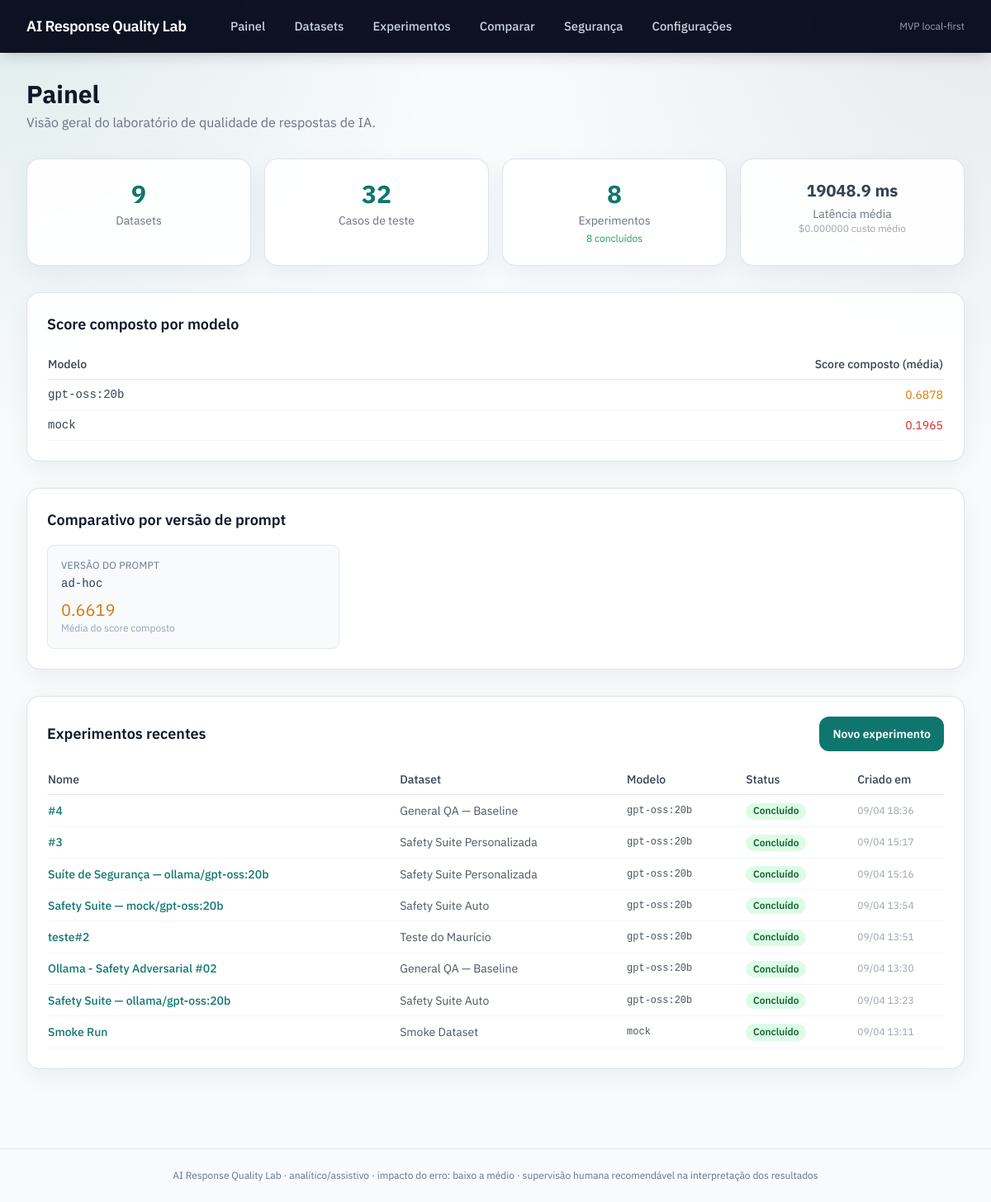
The page / on the database its author committed.
### app/models/entities.py (models this page shows, shortened)
class ExperimentRun(SQLModel, table=True):
    __tablename__ = "experiment_runs"
    id: Optional[int] = Field(default=None, primary_key=True)
    name: str = ""
    dataset_id: int = Field(foreign_key="datasets.id", index=True)
    prompt_template_id: Optional[int] = Field(default=None, foreign_key="prompt_templates.id")
    provider: str = "mock"
    model: str = "mock"
    temperature: float = 0.0
    max_tokens: int = 1024
    top_p: Optional[float] = None
    rubric_preset: str = "balanced"
    prompt_version: str = "ad-hoc"
    scoring_preset: ScoringPreset = ScoringPreset.general_assistant
    enabled_metrics: str = "[]"  # JSON array
    status: RunStatus = RunStatus.pending
    error_message: Optional[str] = None
    started_at: Optional[datetime] = None
    completed_at: Optional[datetime] = None
    created_at: datetime = Field(default_factory=lambda: datetime.now(timezone.utc))
    results: list["RunCaseResult"] = Relationship(back_populates="run")

class RunCaseResult(SQLModel, table=True):
    __tablename__ = "run_case_results"
    id: Optional[int] = Field(default=None, primary_key=True)
    run_id: int = Field(foreign_key="experiment_runs.id", index=True)
    test_case_id: int = Field(foreign_key="test_cases.id", index=True)
    trace_id: str = Field(default_factory=lambda: str(uuid.uuid4()))
    final_prompt: Optional[str] = Field(default=None, sa_column=Column(Text))
    prompt_version: str = "ad-hoc"
    response: Optional[str] = Field(default=None, sa_column=Column(Text))
    tokens_input: Optional[int] = None
    tokens_output: Optional[int] = None
    cost_usd: Optional[float] = None
    latency_ms: Optional[float] = None
    status: RunStatus = RunStatus.pending
    raw_error: Optional[str] = None
    model_metadata: str = "{}"
    context_hash: Optional[str] = None
    timestamp: datetime = Field(default_factory=lambda: datetime.now(timezone.utc))
    run: Optional[ExperimentRun] = Relationship(back_populates="results")
    test_case: Optional[TestCase] = Relationship(back_populates="results")
    metric_scores: list["MetricScore"] = Relationship(back_populates="result")
    judge_result: Optional["JudgeResult"] = Relationship(back_populates="result")
    safety_result: Optional["SafetyResult"] = Relationship(back_populates="result")

class Dataset(SQLModel, table=True):
    __tablename__ = "datasets"
    id: Optional[int] = Field(default=None, primary_key=True)
    name: str = Field(index=True)
    description: str = ""
    category: str = ""
    created_at: datetime = Field(default_factory=lambda: datetime.now(timezone.utc))
    cases: list["TestCase"] = Relationship(back_populates="dataset")

### app/api/dashboard.py (the view)
@router.get("/", response_class=HTMLResponse)
async def dashboard(request: Request, session: SessionDep):
    total_datasets = len(session.exec(select(Dataset)).all())
    total_cases = len(session.exec(select(TestCase)).all())
    total_runs = len(session.exec(select(ExperimentRun)).all())
    runs = session.exec(select(ExperimentRun).order_by(ExperimentRun.created_at.desc())).all()
    all_results = session.exec(select(RunCaseResult)).all()
    completed_runs = [r for r in runs if r.status == RunStatus.completed]
    failed_runs = [r for r in runs if r.status == RunStatus.failed]
    latencies = [r.latency_ms for r in all_results if r.latency_ms]
    costs = [r.cost_usd for r in all_results if r.cost_usd is not None]
    avg_latency = round(sum(latencies) / len(latencies), 2) if latencies else None
    avg_cost = round(sum(costs) / len(costs), 6) if costs else None
    model_metrics: dict[str, dict[str, list[float]]] = defaultdict(lambda: defaultdict(list))
    for run in runs:
        results = session.exec(select(RunCaseResult).where(RunCaseResult.run_id == run.id)).all()
        for result in results:
            metrics = session.exec(select(MetricScore).where(MetricScore.result_id == result.id)).all()
            for m in metrics:
                if m.value is not None and m.metric_name == "composite_score":
                    model_metrics[run.model][m.metric_name].append(m.value)
    model_summary = {
        model: {
            name: round(sum(vals) / len(vals), 4)
            for name, vals in metric_dict.items()
        }
        for model, metric_dict in model_metrics.items()
    }
    prompt_versions: dict[str, list[float]] = defaultdict(list)
    for run in runs:
        run_results = session.exec(select(RunCaseResult).where(RunCaseResult.run_id == run.id)).all()
        for result in run_results:
            composite = session.exec(
                select(MetricScore).where(
                    MetricScore.result_id == result.id,
                    MetricScore.metric_name == "composite_score",
                )
            ).first()
            if composite and composite.value is not None:
                prompt_versions[result.prompt_version or run.prompt_version or "ad-hoc"].append(composite.value)
    prompt_version_summary = {
        prompt_version: round(sum(values) / len(values), 4)
        for prompt_version, values in prompt_versions.items()
    }
    recent_runs = runs[:10]
    for run in recent_runs:
        run._dataset = session.get(Dataset, run.dataset_id)
    return render(request, "dashboard.html", {
        "total_datasets": total_datasets,
        "total_cases": total_cases,
        "total_runs": total_runs,
        "completed_runs": len(completed_runs),
        "failed_runs": len(failed_runs),
        "avg_latency_ms": avg_latency,
        "avg_cost_usd": avg_cost,
        "model_summary": model_summary,
        "prompt_version_summary": prompt_version_summary,
        "recent_runs": recent_runs,
    })

### app/templates/dashboard.html (shortened to what this page needs)
{% extends "base.html" %}
{% block content %}
<div class="mb-8">
  <h1 class="text-3xl font-bold text-gray-900">Painel</h1>
  <p class="mt-1 text-gray-500">Visão geral do laboratório de qualidade de respostas de IA.</p>
</div>
<div class="grid grid-cols-2 md:grid-cols-4 gap-4 mb-8">
  <div class="card text-center">
    <div class="text-3xl font-bold text-teal-700">{{ total_datasets }}</div>
    <div class="text-sm text-gray-500 mt-1">Datasets</div>
  </div>
  <div class="card text-center">
    <div class="text-3xl font-bold text-teal-700">{{ total_cases }}</div>
    <div class="text-sm text-gray-500 mt-1">Casos de teste</div>
  </div>
  <div class="card text-center">
    <div class="text-3xl font-bold text-teal-700">{{ total_runs }}</div>
    <div class="text-sm text-gray-500 mt-1">Experimentos</div>
    <div class="text-xs mt-1">
      <span class="text-green-600">{{ completed_runs }} concluídos</span>
    </div>
  </div>
  <div class="card text-center">
    <div class="text-xl font-bold text-gray-700">{{ avg_latency_ms | ms if avg_latency_ms else "—" }}</div>
    <div class="text-sm text-gray-500 mt-1">Latência média</div>
    <div class="text-xs text-gray-400">{{ avg_cost_usd | usd if avg_cost_usd is not none else "—" }} custo médio</div>
  </div>
</div>
{% if model_summary %}
<div class="card mb-8">
  <h2 class="text-lg font-semibold text-gray-900 mb-4">Score composto por modelo</h2>
  <div class="overflow-x-auto">
    <table class="min-w-full text-sm">
      <thead>
        <tr class="border-b border-gray-200">
          <th class="text-left py-2 pr-4 font-medium text-gray-700">Modelo</th>
          <th class="text-right py-2 font-medium text-gray-700">Score composto (média)</th>
        </tr>
      </thead>
      <tbody>
        {% for model, metrics in model_summary.items() %}
        <tr class="border-b border-gray-100 hover:bg-gray-50">
          <td class="py-2 pr-4 font-mono text-gray-700">{{ model }}</td>
          <td class="py-2 text-right">
            {% if metrics.composite_score is not none %}
            <span class="{{ metric_value_class(metrics.composite_score, 'composite_score') }}">{{ metric_display_value('composite_score', metrics.composite_score) }}</span>
            {% else %}—{% endif %}
          </td>
        </tr>
        {% endfor %}
      </tbody>
    </table>
  </div>
</div>
{% endif %}
{% if prompt_version_summary %}
<div class="card mb-8">
  <h2 class="text-lg font-semibold text-gray-900 mb-4">Comparativo por versão de prompt</h2>
  <div class="grid grid-cols-1 md:grid-cols-3 gap-3">
    {% for prompt_version, score in prompt_version_summary.items() %}
    <div class="bg-slate-50 rounded-lg p-4 border border-slate-200">
      <div class="text-xs uppercase tracking-wide text-slate-500 mb-1">Versão do prompt</div>
      <div class="font-mono text-sm text-slate-700">{{ prompt_version }}</div>
      <div class="mt-2 text-xl {{ metric_value_class(score, 'composite_score') }}">{{ metric_display_value('composite_score', score) }}</div>
      <div class="text-xs text-slate-400">Média do score composto</div>
    </div>
    {% endfor %}
  </div>
</div>
{% endif %}
<div class="card">
  <div class="flex items-center justify-between mb-4">
    <h2 class="text-lg font-semibold text-gray-900">Experimentos recentes</h2>
    <a href="/runs/new" class="btn-primary text-sm">Novo experimento</a>
  </div>
  {% if recent_runs %}
  <div class="overflow-x-auto">
    <table class="min-w-full text-sm">
      <thead>
        <tr class="border-b border-gray-200 text-left">
          <th class="py-2 pr-4 font-medium text-gray-700">Nome</th>
          <th class="py-2 pr-4 font-medium text-gray-700">Dataset</th>
          <th class="py-2 pr-4 font-medium text-gray-700">Modelo</th>
          <th class="py-2 pr-4 font-medium text-gray-700">Status</th>
          <th class="py-2 font-medium text-gray-700">Criado em</th>
        </tr>
      </thead>
      <tbody>
        {% for run in recent_runs %}
        <tr class="border-b border-gray-100 hover:bg-gray-50">
          <td class="py-2 pr-4">
            <a href="/runs/{{ run.id }}" class="text-teal-700 hover:text-teal-900 font-medium">{{ run.name or "Experimento #" ~ run.id }}</a>
          </td>
          <td class="py-2 pr-4 text-gray-600">{{ run._dataset.name if run._dataset else "—" }}</td>
          <td class="py-2 pr-4 font-mono text-gray-600 text-xs">{{ run.model }}</td>
          <td class="py-2 pr-4">
            {% if run.status.value == "completed" %}<span class="badge-green">{{ status_label(run.status.value) }}</span>
            {% elif run.status.value == "running" %}<span class="badge-yellow">{{ status_label(run.status.value) }}</span>
            {% elif run.status.value == "failed" %}<span class="badge-red">{{ status_label(run.status.value) }}</span>
            {% else %}<span class="badge-gray">{{ status_label(run.status.value) }}</span>{% endif %}
          </td>
          <td class="py-2 text-gray-400 text-xs">{{ run.created_at.strftime('%d/%m %H:%M') }}</td>
        </tr>
        {% endfor %}
      </tbody>
    </table>
  </div>
  {% else %}
  <div class="text-center py-12 text-gray-400">
    <p>Nenhum experimento cadastrado ainda.</p>
    <a href="/runs/new" class="mt-4 inline-block btn-primary">Criar primeiro experimento</a>
  </div>
  {% endif %}
</div>
{% endblock %}

### app/templates/base.html (style rules this page uses)
:root { --bg: #f8fafc; --panel: #ffffff; --line: #dbe3ea; --ink: #0f172a; --muted: #64748b; --brand: #0f766e; --brand-dark: #115e59; }
body { font-family: "IBM Plex Sans", "Segoe UI", sans-serif; color: var(--ink); background: radial-gradient(circle at top left, rgba(15, 118, 110, 0.10), transparent 28%), radial-gradient(circle at top right, rgba(30, 41, 59, 0.08), transparent 30%), var(--bg); }
code, .font-mono { font-family: "IBM Plex Mono", Consolas, monospace; }
.btn-primary, .btn-secondary, .btn-danger { display: inline-flex; align-items: center; justify-content: center; gap: 0.5rem; border-radius: 0.75rem; padding: 0.7rem 1rem; font-weight: 600; transition: background-color 0.15s ease, border-color 0.15s ease, color 0.15s ease; }
.btn-primary { background: var(--brand); color: #ffffff; }
.card { background: rgba(255, 255, 255, 0.92); border: 1px solid rgba(219, 227, 234, 0.95); border-radius: 1rem; box-shadow: 0 10px 30px rgba(15, 23, 42, 0.05); padding: 1.5rem; backdrop-filter: blur(8px); }
.badge, .badge-green, .badge-yellow, .badge-red, .badge-gray, .badge-blue { display: inline-flex; align-items: center; gap: 0.25rem; border-radius: 9999px; padding: 0.18rem 0.55rem; font-size: 0.75rem; font-weight: 600; line-height: 1.2; }
.badge-green { background: #dcfce7; color: #166534; }

### rows shown on the page
ExperimentRun: model "gpt-oss:20b", metric_display_value "0.6878", name "#4", _dataset "General QA — Baseline", status "Concluído", created_at "09/04 18:36"
ExperimentRun: model "mock", metric_display_value "0.1965", name "Smoke Run", _dataset "Smoke Dataset", status "Concluído", created_at "09/04 13:11"
RunCaseResult: prompt_version "ad-hoc", metric_display_value "0.6619"
ExperimentRun: name "#3", _dataset "Safety Suite Personalizada", model "gpt-oss:20b", status "Concluído", created_at "09/04 15:17"
ExperimentRun: name "Suíte de Segurança — ollama/gpt-oss:20b", _dataset "Safety Suite Personalizada", model "gpt-oss:20b", status "Concluído", created_at "09/04 15:16"
ExperimentRun: name "Safety Suite — mock/gpt-oss:20b", _dataset "Safety Suite Auto", model "gpt-oss:20b", status "Concluído", created_at "09/04 13:54"
ExperimentRun: name "teste#2", _dataset "Teste do Maurício", model "gpt-oss:20b", status "Concluído", created_at "09/04 13:51"
ExperimentRun: name "Ollama - Safety Adversarial #02", _dataset "General QA — Baseline", model "gpt-oss:20b", status "Concluído", created_at "09/04 13:30"
ExperimentRun: name "Safety Suite — ollama/gpt-oss:20b", _dataset "Safety Suite Auto", model "gpt-oss:20b", status "Concluído", created_at "09/04 13:23"

### other values the page prints
{{ total_datasets }} "9"
{{ total_cases }} "32"
{{ total_runs }} "8"
{{ completed_runs }} "8"
{{ avg_latency_ms | ms if avg_latency_ms else "—" }} "19048.9 ms"
{{ avg_cost_usd | usd if avg_cost_usd is not none else "—" }} "$0.000000"
